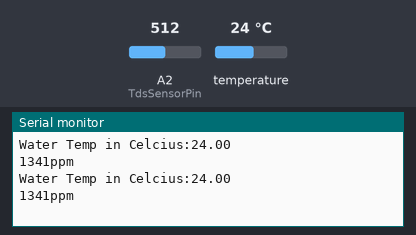
Recording of a sketch running on a simulated Arduino Uno, built with avr-gcc and run on an emulated ATmega328P. On the bench: the last lines printed to the serial monitor. Inputs (shaded band) come from the test bench; at power-on: temperature 24 °C, A2 (TdsSensorPin) = 512.

Above: at 3.3 s.
3.4 s: temperature set to 12 °C
At 5.5 s:
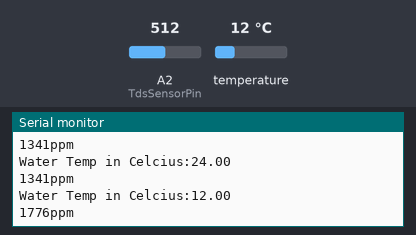
5.9 s: A2 (TdsSensorPin) set to 716
At 6.8 s:
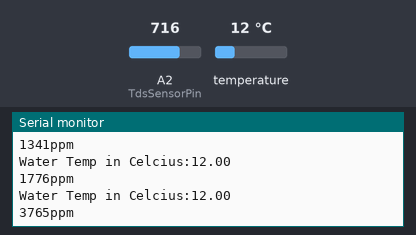
8.4 s: temperature set to 19 °C
At 10.6 s:
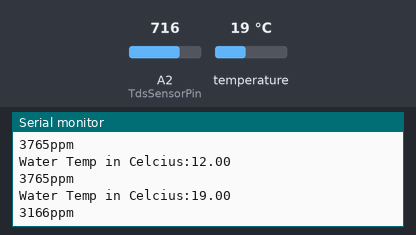
10.9 s: A2 (TdsSensorPin) set to 900
At 11.9 s:
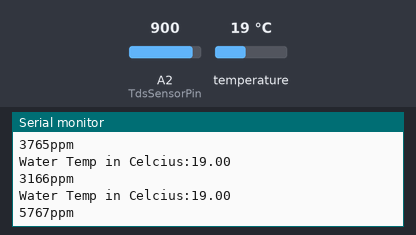
Timing chart, 0 to 13.9 s (numbered marks = the images above; inputs shaded):
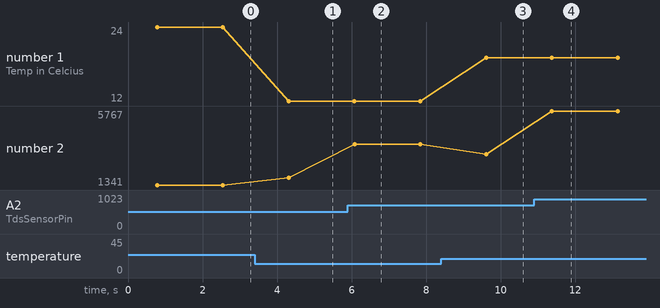

Measured:
- after the input at 3.4 s, the serial monitor: prints a new line after 0.91 s (image 1)
- after the input at 5.9 s, the serial monitor: prints a new line after 0.18 s (image 2)
- after the input at 8.4 s, the serial monitor: prints a new line after 1.2 s (image 3)
- after the input at 10.9 s, the serial monitor: prints a new line after 0.47 s (image 4)
- plotted number 1: 24 → 12 after the input at 3.4 s, 12 → 19 after the input at 8.4 s
- plotted number 2: 1341 → 1776 after the input at 3.4 s, 1776 → 3765 after the input at 5.9 s, 3765 → 3166 after the input at 8.4 s, 3166 → 5767 after the input at 10.9 s

The sketch:

tdsWithWaterTemperatureSensor.ino
```cpp
// go to https://wiki.dfrobot.com/Gravity__Analog_TDS_Sensor___Meter_For_Arduino_SKU__SEN0244
// for library and calibration instructions
#include <EEPROM.h>
#include "GravityTDS.h"

#define TdsSensorPin A2
GravityTDS gravityTds;

float temperature;
float tdsValue = 0;

// include water temperature sensor library and initialize variables
#include <OneWire.h>
#include <DallasTemperature.h>
#define ONE_WIRE_BUS A4
OneWire oneWire(ONE_WIRE_BUS);
DallasTemperature sensors(&oneWire);

void setup()
{
  Serial.begin(115200);
  gravityTds.setPin(TdsSensorPin);
  gravityTds.setAref(5.0);  //reference voltage on ADC, default 5.0V on Arduino UNO
  gravityTds.setAdcRange(1024);  //1024 for 10bit ADC;4096 for 12bit ADC
  gravityTds.begin();  //initialization

  // initialize water temperature sensor
  sensors.begin();

}

void loop()
{
  // read in water temperature sensor
  sensors.requestTemperatures();
  float waterTempC = sensors.getTempCByIndex(0);
  float waterTempF = sensors.toFahrenheit(waterTempC);
  temperature = waterTempC;
  Serial.print("Water Temp in Celcius:");
  Serial.println(temperature);

  //temperature = readTemperature();  //add your temperature sensor and read it
  gravityTds.setTemperature(temperature);  // set the temperature and execute temperature compensation
  gravityTds.update();  //sample and calculate
  tdsValue = gravityTds.getTdsValue();  // then get the value
  Serial.print(tdsValue,0);
  Serial.println("ppm");
  delay(1000);
}
```
